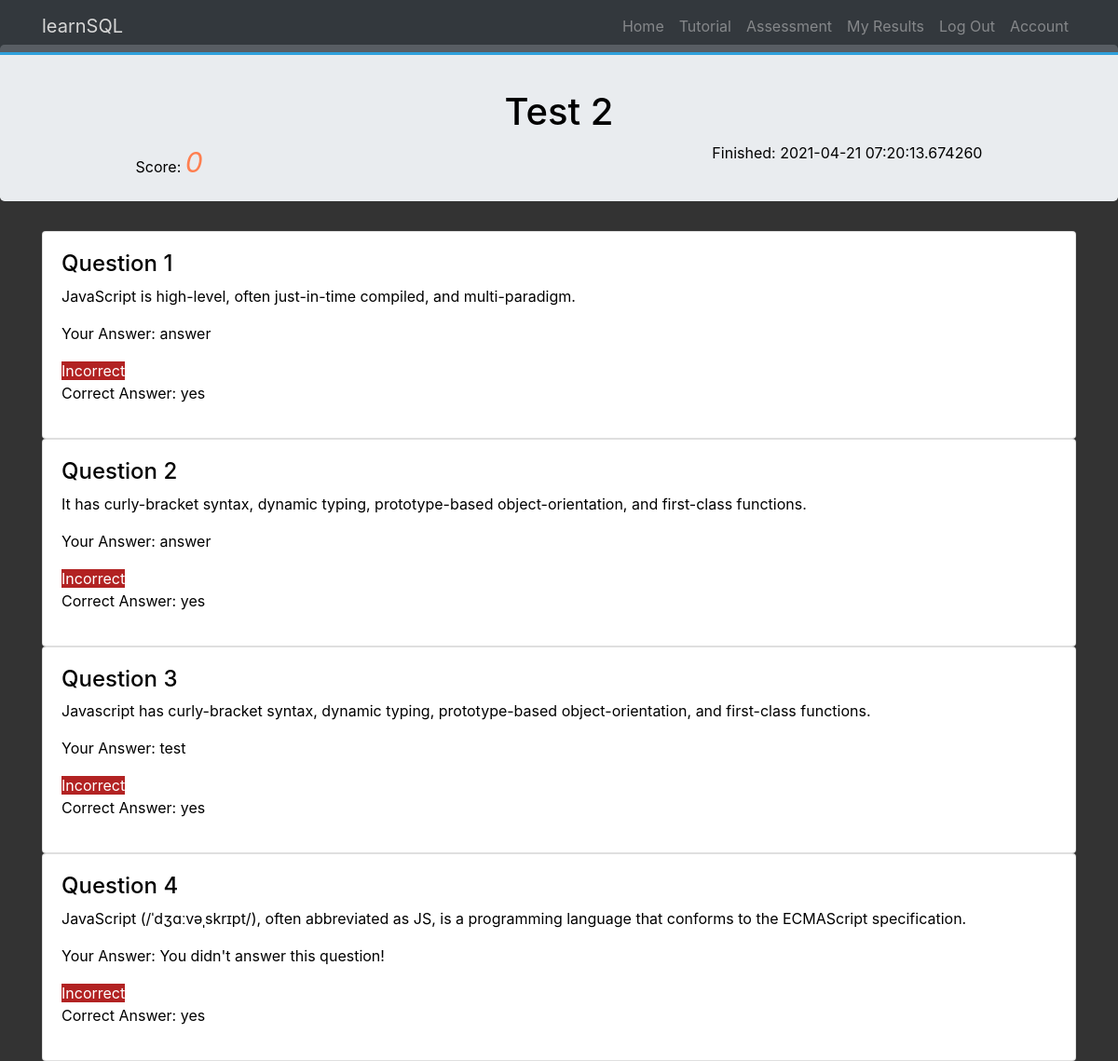
/test_results/2 (signed in), run on the app's committed database.
### OnlineAssessment/models.py (models this page shows, shortened)
class Test(db.Model):
    __tablename__ = 'tests'
    id = db.Column(db.Integer, primary_key=True)
    user_id = db.Column(db.Integer, db.ForeignKey('users.id'), nullable=False)
    date = db.Column(db.DateTime, nullable=False, default=datetime.utcnow)
    questions = db.relationship('Question', secondary=test_question_relation, backref=db.backref(
        'questions_tests', lazy='dynamic'))
    answers = db.relationship('Answer', backref='test_answers', lazy=True)
    finish = db.Column(db.Boolean, default=False, nullable=False)

class Answer(db.Model):
    __tablename__ = 'answers'
    id = db.Column(db.Integer, primary_key=True)
    user_id = db.Column(db.Integer, db.ForeignKey('users.id'), nullable=False)
    question_id = db.Column(db.Integer, db.ForeignKey(
        'questions.id'), nullable=False)
    date = db.Column(db.DateTime, nullable=False, default=datetime.utcnow)
    content = db.Column(db.String(140), nullable=False)
    finish = db.Column(db.Boolean, default=False, nullable=False)
    test_id = db.Column(db.Integer, db.ForeignKey('tests.id'), nullable=False)

class Question(db.Model):
    __tablename__ = 'questions'
    id = db.Column(db.Integer, primary_key=True)
    title = db.Column(db.String(140), nullable=False)
    content = db.Column(db.String(140), nullable=False)
    answers = db.relationship('Answer', backref='question', lazy=True)
    correct_answer = db.Column(db.String(140), nullable=False)

### OnlineAssessment/tests/views.py (the view)
@tests.route('/test_results/<int:test_id>')
@login_required
def test_results(test_id):
    test = Test.query.get_or_404(test_id)
    answers = test.answers
    questions = test.questions
    return render_template('test_results.html', test=test, answers=answers, questions=questions)

### OnlineAssessment/__init__.py (called while the page is built)
def checkAnswer(answers, question):
    flag = False
    if len(answers) > 0:
        for answer in answers:
            if answer.question_id == question.id:
                flag = True
    return flag

def getUserAnswer(answers, question):
    if len(answers) > 0:
        for answer in answers:
            if answer.question_id == question.id:
                return answer.content
    return "You didn't answer this question!"

def showAnswerResult(answers, question):
    if len(answers) > 0:
        for answer in answers:
            if answer.question_id == question.id:
                return isAnswerCorrect(answer)
    return False

def isAnswerCorrect(answer):
    question = Question.query.filter_by(id=answer.question_id).first()
    return answer.content == question.correct_answer

def calculateScore(answers, test):
    score = 0
    correctAnswers = []
    for answer in answers:
        if isAnswerCorrect(answer):
            correctAnswers.append(answer)
    if len(correctAnswers) > 0:
        for correctAnswer in correctAnswers:
            if correctAnswer.test_id == test.id:
                score += 1
    return score

### OnlineAssessment/models.py (called while the page is built)
@login_manager.user_loader
def load_user(user_id):
    return User.query.get(user_id)

### OnlineAssessment/templates/test_results.html
{% extends "base.html" %}
{% block content %}
<div class="jumbotron mt-5 pt-5" style="color: black;">
	<h1 class="text-center">Test {{test.id}}</h1>
	<div class="records"><div class="test-score">Score: <span class="sc">{{calculateScore(answers, test)}}</span></div><div class="test-date"> Finished: {{ test.date }}</div></div>
</div>
<div class="container" style="color: black;">
	{% for question in test.questions %}
	<div class="card">
		<div class="card-body">
            <h4 class="question_number">Question {{ loop.index }}</h4>
			<p class="card-text">{{ question.content }}</p>
			{% if checkAnswer(answers, question) or test.finish ==True%}
			<p>Your Answer: {{getUserAnswer(answers, question)}}</p>
			{% if showAnswerResult(answers, question) %}
				<span class="correct">Correct!</span>
			{% else %}
				<span class="incorrect">Incorrect</span>
			<p>Correct Answer: {{question.correct_answer}}</p>
			{% endif %}
			{% endif %}
		</div>
	</div>
    {% endfor %}
</div>
{% endblock %}

### OnlineAssessment/static/index.css (style rules this page uses)
body { background: #333; color: #fff; }
.incorrect { background-color: firebrick; color: #fff; }
.test-score { float:left; margin-left: 10%; }
.test-date { float:right; margin-right: 10%; }
.sc { color: coral; font-style: italic; font-size: 30px; }

### data on the page
Test: id "2", date "2021-04-21 07:20:13.674260"
Answer: content.correct_answer "0", content "answer"
Question: content "JavaScript is high-level, often just-in-time compiled, and multi-paradigm.", correct_answer "yes"
Question: content "It has curly-bracket syntax, dynamic typing, prototype-based object-orientation, and first-class functions.", correct_answer "yes"
Answer: content "answer"
Question: content "Javascript has curly-bracket syntax, dynamic typing, prototype-based object-orientation, and first-class functions.", correct_answer "yes"
Answer: content "test"
Question: content "JavaScript (/ˈdʒɑːvəˌskrɪpt/), often abbreviated as JS, is a programming language that conforms to the ECMAScript specification.", getUserAnswer "You didn't answer this question!", correct_answer "yes"
